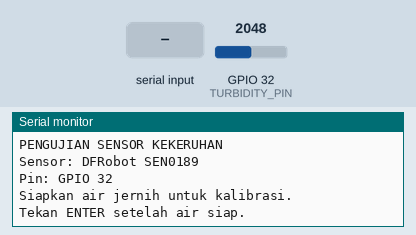
Simulated run of this sketch. Board: ESP32. Shown: the last lines printed to the serial monitor. Inputs (shaded band) come from the test bench; at power-on: GPIO 32 (TURBIDITY_PIN) = 2048 (analog values on the 0–4095 scale).

Above: at 0.8 s.
0.9 s: "1\n" received over Serial
At 2.2 s:
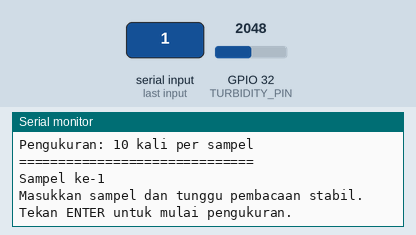
2.5 s: "0\n" received over Serial
At 3.1 s:
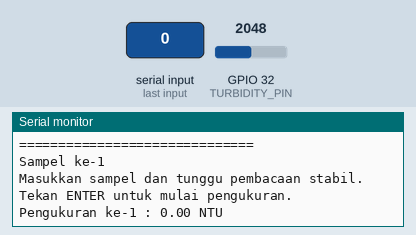
4.8 s: GPIO 32 (TURBIDITY_PIN) set to 1228
At 5.6 s:
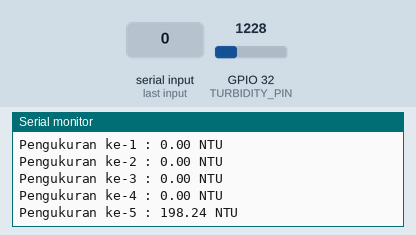
6.3 s: GPIO 32 (TURBIDITY_PIN) set to 960
At 10.0 s:
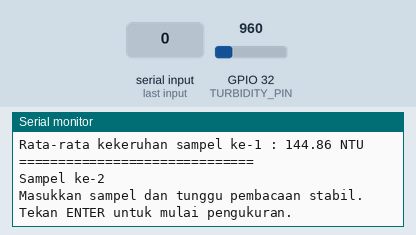
Timing chart, 0 to 10.3 s (numbered marks = the images above; inputs shaded):
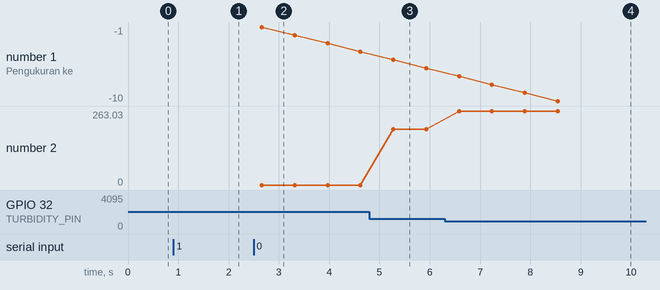

Measured:
- after the input at 0.9 s, the serial monitor: prints a new line after 0.16 s (image 1)
- after the input at 2.5 s, the serial monitor: prints a new line after 0.16 s (image 2)
- after the input at 4.8 s, the serial monitor: prints a new line after 0.48 s (image 3)
- after the input at 6.3 s, the serial monitor: prints a new line after 0.28 s (image 4)
- plotted number 2: 0 → 198.24 after the input at 4.8 s, 198.24 → 263.03 after the input at 6.3 s

The sketch:

Turbidity_Sensor_Test.ino
```cpp
#include <Arduino.h>

// =======================
// PIN SENSOR TURBIDITY
// =======================
#define TURBIDITY_PIN 32

// =======================
// VARIABEL TURBIDITY
// =======================
float clearVoltage = 0;

// =======================
// BACA SENSOR TURBIDITY
// =======================
float readTurbidity() {

  long sum = 0;

  const int samples = 30;

  for (int i = 0; i < samples; i++) {
    sum += analogRead(TURBIDITY_PIN);
    delay(5);
  }

  float adc_avg = sum / (float)samples;

  float voltage =
    adc_avg * (3.3 / 4095.0);

  float ntu =
    (clearVoltage - voltage) * 300.0;

  if (ntu < 0) {
    ntu = 0;
  }

  if (ntu > 1000) {
    ntu = 1000;
  }

  return ntu;
}

// =======================
// MENUNGGU ENTER
// =======================
void waitForEnter() {

  while (Serial.available()) {
    Serial.read();
  }

  while (!Serial.available()) {
    delay(10);
  }

  Serial.readStringUntil('\n');
}

// =======================
// KALIBRASI AIR JERNIH
// =======================
void calibrateClearWater() {

  long sum = 0;

  const int samples = 30;

  for (int i = 0; i < samples; i++) {
    sum += analogRead(TURBIDITY_PIN);
    delay(5);
  }

  clearVoltage =
    (sum / (float)samples) * (3.3 / 4095.0);

  Serial.print("Clear Voltage: ");
  Serial.println(clearVoltage, 3);
}

// =======================
// SETUP
// =======================
void setup() {

  Serial.begin(9600);
  Serial.setTimeout(1000);

  analogReadResolution(12);
  analogSetAttenuation(ADC_11db);

  Serial.println();
  Serial.println("PENGUJIAN SENSOR KEKERUHAN");
  Serial.println("Sensor: DFRobot SEN0189");
  Serial.println("Pin: GPIO 32");

  Serial.println();
  Serial.println("Siapkan air jernih untuk kalibrasi.");
  Serial.println("Tekan ENTER setelah air siap.");

  waitForEnter();

  calibrateClearWater();

  Serial.println();
  Serial.println("Jumlah sampel: 3");
  Serial.println("Pengukuran: 10 kali per sampel");
  Serial.println("==============================");
}

// =======================
// LOOP
// =======================
void loop() {

  static int sampleNumber = 1;

  if (sampleNumber > 3) {
    Serial.println();
    Serial.println("SELURUH PENGUJIAN SELESAI.");
    while (true) {
      delay(1000);
    }
  }

  Serial.println();
  Serial.print("Sampel ke-");
  Serial.println(sampleNumber);

  Serial.println("Masukkan sampel dan tunggu pembacaan stabil.");
  Serial.println("Tekan ENTER untuk mulai pengukuran.");

  waitForEnter();

  float total = 0;

  for (int i = 0; i < 10; i++) {

    float ntu = readTurbidity();

    total += ntu;

    Serial.print("Pengukuran ke-");
    Serial.print(i + 1);
    Serial.print(" : ");
    Serial.print(ntu, 2);
    Serial.println(" NTU");

    delay(500);
  }

  float average = total / 10.0;

  Serial.println("------------------------------");
  Serial.print("Rata-rata kekeruhan sampel ke-");
  Serial.print(sampleNumber);
  Serial.print(" : ");
  Serial.print(average, 2);
  Serial.println(" NTU");
  Serial.println("==============================");

  sampleNumber++;
}
```
